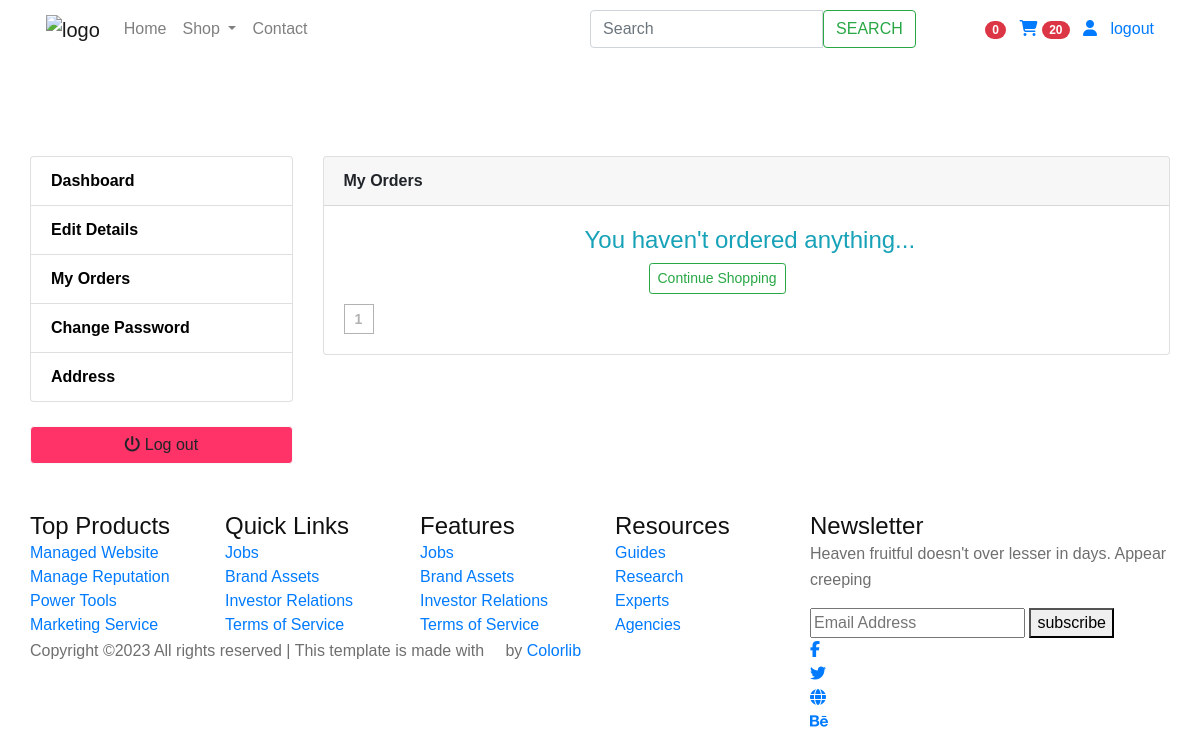
/accounts/my_orders/ (signed in), run on an earlier commit of the app's database.
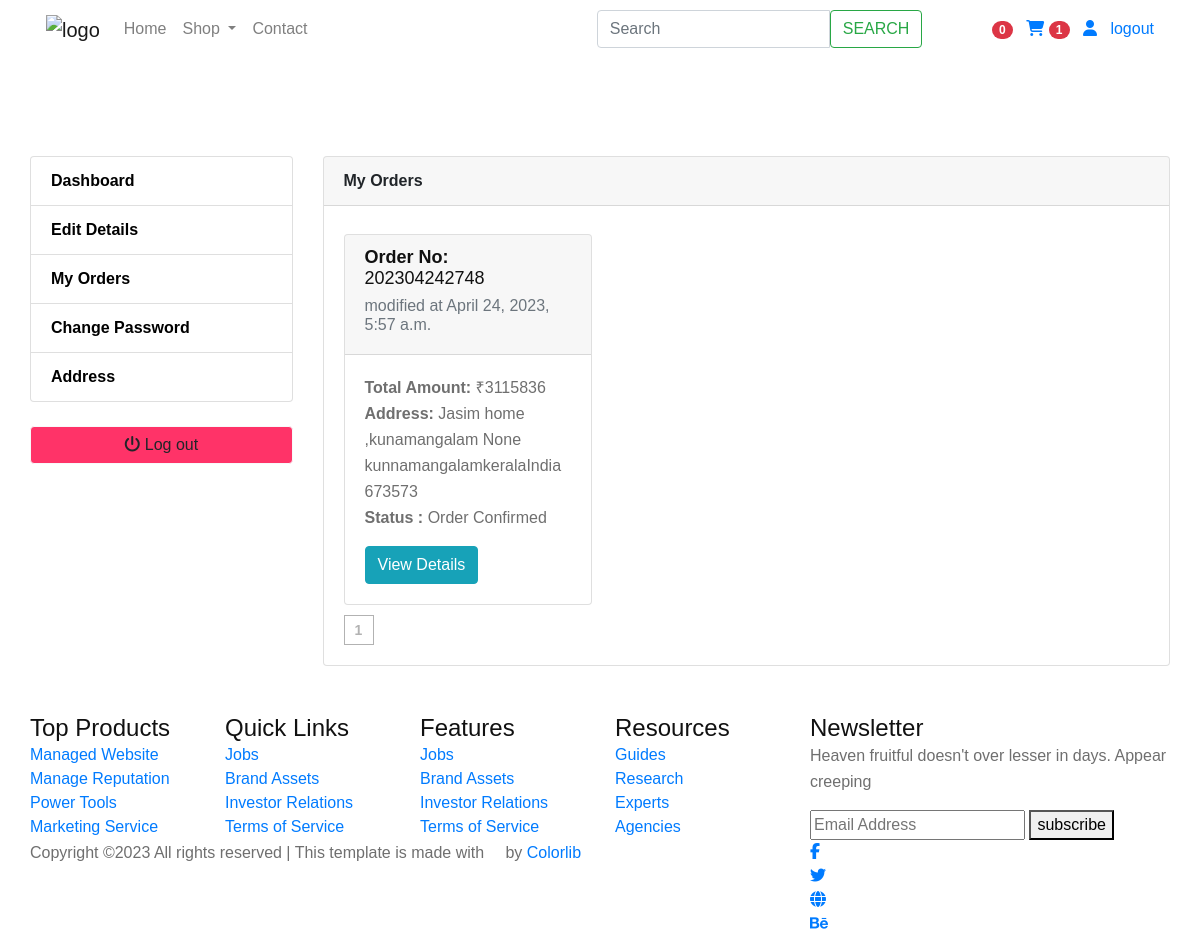
And on a later commit of the database.
### order/models.py (models this page shows, shortened)
class Order(models.Model):
    user = models.ForeignKey(Account, on_delete=models.CASCADE)
    payment = models.ForeignKey(Payment, on_delete=models.SET_NULL, blank=True , null=True)
    order_number = models.CharField(max_length=30)
    dateCreated = models.DateTimeField(auto_now_add=True)
    orderTotal = models.FloatField()
    tax = models.FloatField(default='18')
    status = models.CharField(choices=status, default='Order Confirmed', max_length=50)
    isOrdered = models.BooleanField(default=False)
    refund = models.CharField(max_length=100, blank=True, null=True, default=None)
    first_name = models.CharField(max_length=100)
    last_name = models.CharField(max_length=100)
    email_address = models.EmailField(max_length=100, default='email')
    phone_number = models.CharField(max_length=100, default='phone')
    address1 = models.CharField(max_length=100, blank=True, null=True, default=None)
    address2 = models.CharField(max_length=100, blank=True, null=True, default=None)
    city = models.CharField(max_length=100)
    state = models.CharField(blank=True, max_length=20)
    country = models.CharField(blank=True, max_length=50)
    zipcode = models.IntegerField(null=True)
    is_returned = models.BooleanField(default=False)
    return_reason = models.CharField(max_length=50, blank=True)
    orderNote = models.TextField(max_length=1000, blank=True, null=True, default=None)
    createdAt = models.DateTimeField(auto_now=True)
    modifiedAt = models.DateTimeField(auto_now=True)
    def fullAddress(self):
        return f'{self.address1} {self.address2} {self.city}{self.state}{self.country} {self.zipcode}'

class Payment(models.Model):
    user = models.ForeignKey(Account, on_delete=models.CASCADE)
    paymentId = models.CharField(max_length=100)
    amountPaid = models.CharField(max_length=100)
    status = models.CharField(max_length=100)
    createdAt = models.DateTimeField(auto_now_add=True)
    paymentMethod = models.CharField(max_length=100, blank=True, null=True)

### accounts/views.py (the view)
# urls.py: path('my_orders/', views.my_orders, name='my_orders'),
@login_required(login_url='login')
def my_orders(request):
    all_orders = Order.objects.filter(user=request.user,isOrdered=True).order_by('-createdAt')
    paginator = Paginator(all_orders, 6)
    page_number = request.GET.get('page')
    page_object = paginator.get_page(page_number)
    context = {
        'all_orders': page_object
    }
    print(all_orders.count())
    return render(request,'accounts/order_details.html',context)

### templates/accounts/order_details.html (shortened to what this page needs)
{% extends 'base.html' %}
{% load static %}
{% block content %}
<section class="breadcrumb-section pb-5 ">
        <div class="row">
            <div class="col-lg-12 text-center">
            </div>
        </div>
</section>
<section class="section-conten padding-y bg mb-5">
<div class="container">
	<div class="row">
	{% include 'includes/dashboard_sidebar.html' %}
	<main class="col-md-9">
		<article class="card">
		<header class="card-header">
			<strong class="d-inline-block mr-3">My Orders</strong>
		</header>
		<div class="card-body">
			<div class="row">
            {% if all_orders%}
             {% for order in all_orders %}
			<div class="col-md-4 mt-2">
                <div class="card ">
                <div class="card-header ">
                    <h5 class="card-title" > <strong> Order No: </strong>  {{order.order_number}}</h5>
                    <h6 class="card-subtitle mb-2 text-muted"> modified at {{order.modifiedAt}}</h6>
                </div>
                    <div class="card-body">
                        <p class="card-text"> <strong>Total Amount: </strong>  ₹{{order.payment.amountPaid}} <br> <strong> Address: </strong> {{order.fullAddress|capfirst}}
                            <br> <strong> Status : </strong> {{order.status}}
                        </p>
                        <a href="{% url 'order_details' order.order_number %}" class="btn btn-info">View Details</a>
                    </div>
                </div>
            </div>
            {% endfor %}
            {% else %}
            <div class="d-flex flex-column">
                <div>
             <h4 class="text-center text-info " style="margin-left:16rem ;">You haven't ordered anything...</h4>
            </div>
            <div class=" " style="margin-left: 20rem; margin-top: 0.5rem;">
            <a href="{% url 'shop' %}" class="btn btn-outline-success btn-sm">Continue Shopping</a>
        </div>
            </div>
            {% endif %}
			</div>
            <div class="product__pagination ">
                  <a href="?page={{ all_orders.number }}">{{ all_orders.number }}</a>
              </div>
		</div>
		</article>
	</main>
</div>
</div>
</section>
{% endblock %}

### templates/base.html (shortened to what this page needs)
{% load static %}
<!doctype html>
<html lang="zxx">
<head>
    <link rel="stylesheet" href="{% static 'css/bootstrap.min.css' %}">
    <link rel="stylesheet" href="{% static 'css/animate.css' %}">
    <link rel="stylesheet" href="{% static 'css/owl.carousel.min.css' %}">
    <link rel="stylesheet" href="{% static 'css/all.css' %}">
    <link rel="stylesheet" href="{% static 'css/flaticon.css' %}">
    <link rel="stylesheet" href="{% static 'css/themify-icons.css' %}">
    <link rel="stylesheet" href="{% static 'css/magnific-popup.css' %}">
    <link rel="stylesheet" href="{% static 'css/slick.css' %}">
    <link rel="stylesheet" href="{% static 'css/style.css' %}">
</head>
<body>
{% include 'includes/navbar.html' %}
{% block content %}
{% endblock %}
{% include 'includes/footer.html' %}

### templates/includes/navbar.html (shortened to what this page needs)
{% load static %}
<header class="main_menu home_menu">
    <div class="container">
        <div class="row align-items-center">
            <div class="col-lg-12">
                <nav class="navbar navbar-expand-lg navbar-light">
                    <a class="navbar-brand" href="{% url 'home' %}"> <img src="{% static 'img/logo.png' %}" alt="logo"> </a>
                    <div class="collapse navbar-collapse main-menu-item" id="navbarSupportedContent">
                        <ul class="navbar-nav">
                            <li class="nav-item">
                                <a class="nav-link" href="{% url 'home' %}">Home</a>
                            </li>
                            <li class="nav-item dropdown">
                                <a class="nav-link dropdown-toggle" href="#" id="navbarDropdown_1"
                                    role="button" data-toggle="dropdown" aria-haspopup="true" aria-expanded="false">
                                    Shop
                                </a>
                            </li>
                            <li class="nav-item">
                                <a class="nav-link" href="contact.html">Contact</a>
                            </li>
                        </ul>
                    </div>
                    <form action="{% url 'search' %}" method="GET">
                        <div class="input-group">
                            <input type="text" class="form-control me-2" placeholder="Search" aria-label="Search" name="keyword" required>
                            <button type="submit" class="btn btn-outline-success">SEARCH</button>
                        </div>
                    </form> &nbsp;&nbsp;&nbsp;
                    <div class="hearer_icon d-flex">
                    {% if user.id is None %}
                        {% comment %} <a id="search_1" href="javascript:void(0)"><i class="ti-search"></i></a>&nbsp;&nbsp;&nbsp;&nbsp;&nbsp;&nbsp; {% endcomment %}
                        <a href="{% url 'login' %}">login</a>&nbsp;&nbsp;&nbsp;
                        <a href="{% url 'register' %}">signup</a>
                    </div>
                    {% else %}
                    <div class="hearer_icon d-flex">
                        <a id="search_1" href="javascript:void(0)"><i class="ti-search"></i></a>&nbsp;&nbsp;&nbsp;&nbsp;&nbsp;&nbsp;
                        <a href="{% url 'wishlist' %}"><i class="ti-heart"></i>
                            <span class="badge badge-pill badge-danger notify">{{wishlist_count}}</span></a>&nbsp;&nbsp;&nbsp;
                        <a href="{% url 'cart' %}">
                        <i class="fas fa-shopping-cart"></i>
                        <span class="badge badge-pill badge-danger notify">{{cart_count}}</span></a>&nbsp;&nbsp;&nbsp;
                        <a href="{% url 'dashboard' %}"><i class="fa-solid fa-user"></i></a>&nbsp;&nbsp;&nbsp;
                        <a href="{% url 'logout' %}">logout</a>
                    </div>
                    {% endif %}
                </nav>
            </div>
        </div>
    </div>
</header>

### templates/includes/dashboard_sidebar.html
<aside class="col-md-3" >
  <ul class="list-group" >
    <a class="list-group-item {% if '/dashboard/view/' in request.path%} active {% endif %}" style = "color:black" href="{% url 'dashboard' %}"> <strong>Dashboard</strong> </a>
    <a class="list-group-item {% if '/dashboard/edit/' in request.path%}active{% endif %}" style = "color:black" href="{% url 'edit_profile' %}"><strong>Edit Details</strong></a>
    <a class="list-group-item {% if '/dashboard/orders/' in request.path %}active{% endif %}" style = "color:black" href="{% url 'my_orders'%}"> <strong> My Orders</strong></a>
    <a class="list-group-item {% if '/dashboard/change_password/' in request.path %}active{% endif %}" style = "color:black" href="{% url 'change_password' %}"> <strong>Change Password</strong></a>
    <a class="list-group-item {% if '/dashboard/address/' in request.path%} active {% endif %}" style = "color:black" href="{% url 'addresscrud' %}" > <strong>Address</strong></a>
  </ul>
  <br>
  <a class="btn btn-light btn-block" href="{% url 'logout' %}" style="background-color: #FF3368">
    <i class="fa fa-power-off"></i>
    <span class="text">Log out</span>
  </a>
</aside>

### templates/includes/footer.html (shortened to what this page needs)
{% load static %}
    <footer class="footer_part">
        <div class="container">
            <div class="row justify-content-around">
                <div class="col-sm-6 col-lg-2">
                    <div class="single_footer_part">
                        <h4>Top Products</h4>
                        <ul class="list-unstyled">
                            <li><a href="">Managed Website</a></li>
                            <li><a href="">Manage Reputation</a></li>
                            <li><a href="">Power Tools</a></li>
                            <li><a href="">Marketing Service</a></li>
                        </ul>
                    </div>
                </div>
                <div class="col-sm-6 col-lg-2">
                    <div class="single_footer_part">
                        <h4>Quick Links</h4>
                        <ul class="list-unstyled">
                            <li><a href="">Jobs</a></li>
                            <li><a href="">Brand Assets</a></li>
                            <li><a href="">Investor Relations</a></li>
                            <li><a href="">Terms of Service</a></li>
                        </ul>
                    </div>
                </div>
                <div class="col-sm-6 col-lg-2">
                    <div class="single_footer_part">
                        <h4>Features</h4>
                        <ul class="list-unstyled">
                            <li><a href="">Jobs</a></li>
                            <li><a href="">Brand Assets</a></li>
                            <li><a href="">Investor Relations</a></li>
                            <li><a href="">Terms of Service</a></li>
                        </ul>
                    </div>
                </div>
                <div class="col-sm-6 col-lg-2">
                    <div class="single_footer_part">
                        <h4>Resources</h4>
                        <ul class="list-unstyled">
                            <li><a href="">Guides</a></li>
                            <li><a href="">Research</a></li>
                            <li><a href="">Experts</a></li>
                            <li><a href="">Agencies</a></li>
                        </ul>
                    </div>
                </div>
                <div class="col-sm-6 col-lg-4">
                    <div class="single_footer_part">
                        <h4>Newsletter</h4>
                        <p>Heaven fruitful doesn't over lesser in days. Appear creeping
                        </p>
                        <div id="mc_embed_signup">
                            <form target="_blank"
                                action="https://spondonit.us12.list-manage.com/subscribe/post?u=1462626880ade1ac87bd9c93a&amp;id=92a4423d01"
                                method="get" class="subscribe_form relative mail_part">
                                <input type="email" name="email" id="newsletter-form-email" placeholder="Email Address"
                                    class="placeholder hide-on-focus" onfocus="this.placeholder = ''"
                                    onblur="this.placeholder = ' Email Address '">
                                <button type="submit" name="submit" id="newsletter-submit"
                                    class="email_icon newsletter-submit button-contactForm">subscribe</button>
                            </form>
                        </div>
                    </div>
                </div>
            </div>
        </div>
        <div class="copyright_part">
            <div class="container">
                <div class="row">
                    <div class="col-lg-8">
                        <div class="copyright_text">
                            <P>
Copyright &copy;<script>document.write(new Date().getFullYear());</script> All rights reserved | This template is made with <i class="ti-heart" aria-hidden="true"></i> by <a href="https://colorlib.com" target="_blank">Colorlib</a>
</P>
                        </div>
                    </div>
                    <div class="col-lg-4">
                        <div class="footer_icon social_icon">
                            <ul class="list-unstyled">
                                <li><a href="#" class="single_social_icon"><i class="fab fa-facebook-f"></i></a></li>
                                <li><a href="#" class="single_social_icon"><i class="fab fa-twitter"></i></a></li>
                                <li><a href="#" class="single_social_icon"><i class="fas fa-globe"></i></a></li>
                                <li><a href="#" class="single_social_icon"><i class="fab fa-behance"></i></a></li>
                            </ul>
                        </div>
                    </div>
                </div>
            </div>
        </div>
    </footer>

What changed in the data, as far as the page shows it:
added Order: order_number "202304242748", modifiedAt "April 24, 2023, 5:57 a.m.", payment.amountPaid "3115836", fullAddress "Jasim home ,kunamangalam None kunnamangalamkeralaIndia 673573", status "Order Confirmed"
Also different on the page:
{{ cart_count }}: "20" → "1"
text no longer shown: "You haven't ordered anything... Continue Shopping"
